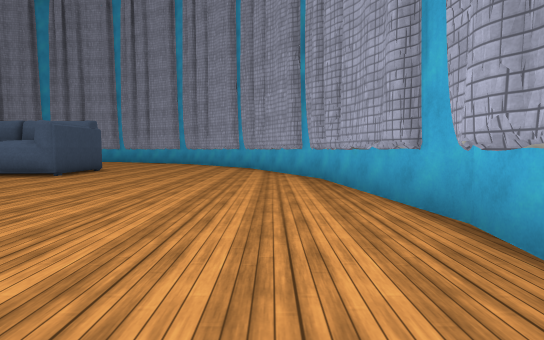
[1] (above)

20 first-person views from a walk through a scene from a Unity 3-D project. The camera is 1.2 m above the floor, tilts 4° down and sees 85° across. The floor is counted in squares, 2 m on a side. Each view is taken from the middle of a square. On the plan, view 1 faces up. The plan holds only what a view shows up to about 9 squares ahead; the rest is blank. The place goes on beyond the plan. The player is left out. Surface patterns are stand-ins for the level's own textures.

[2]
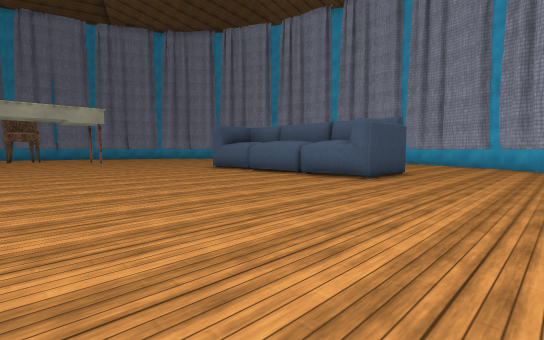

[3]
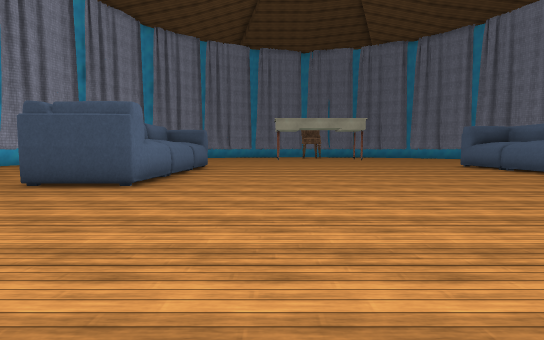

[4]
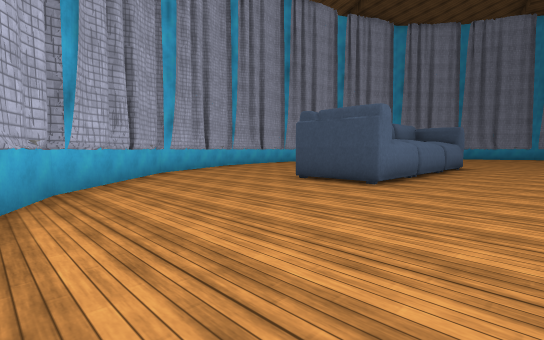

[5]
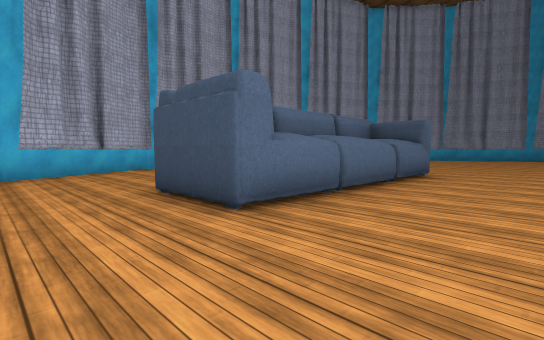

[6]
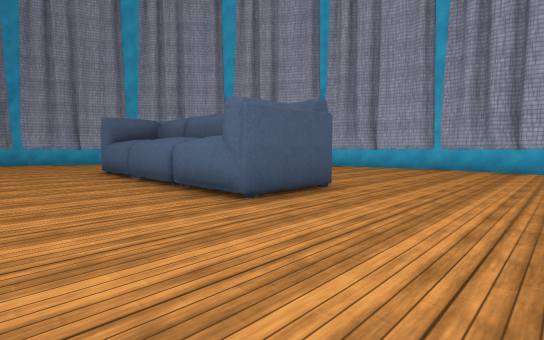

[7]
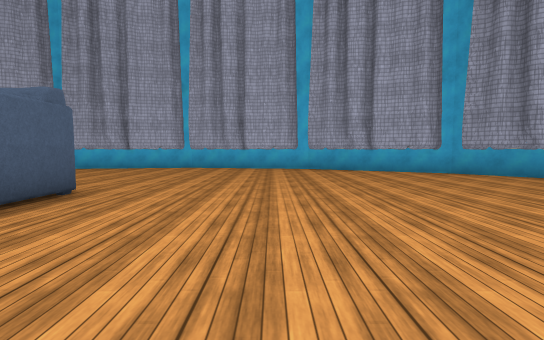

[8]
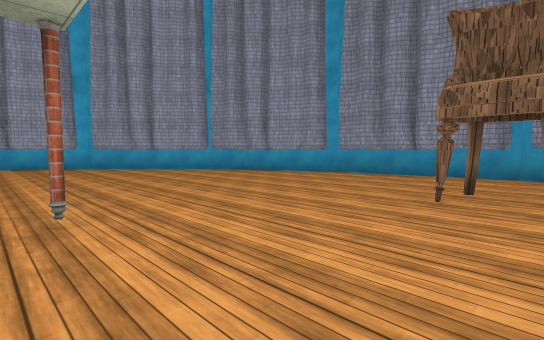

[9]
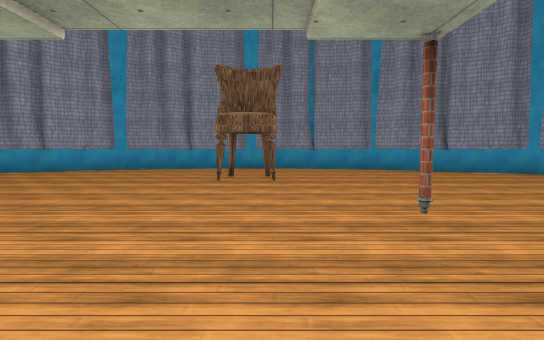

[10]
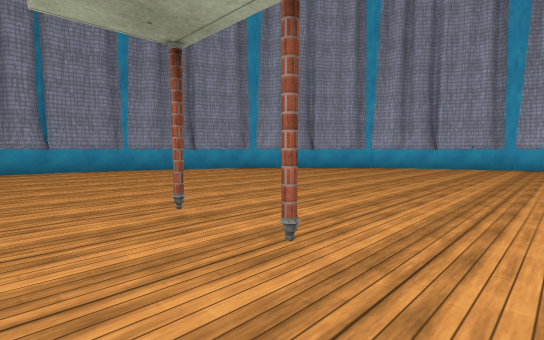

[11]
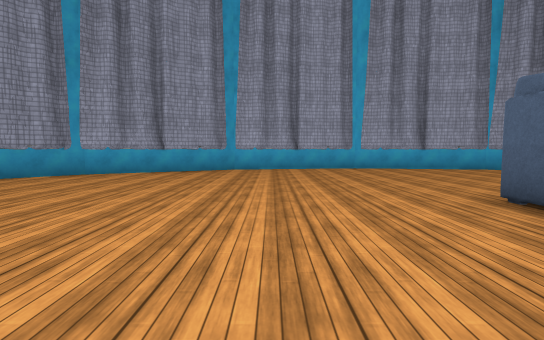

[12]
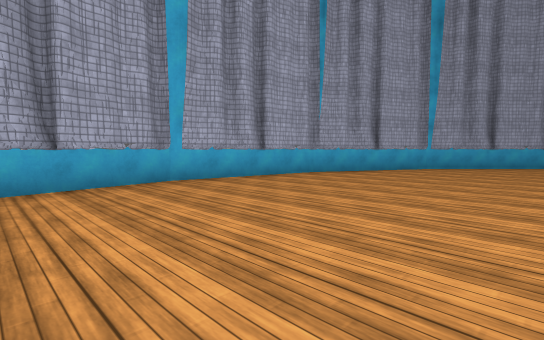

[13]
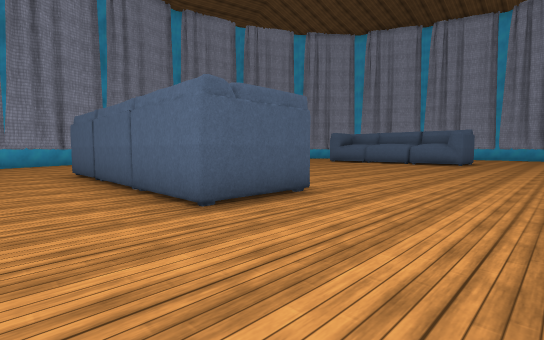

[14]
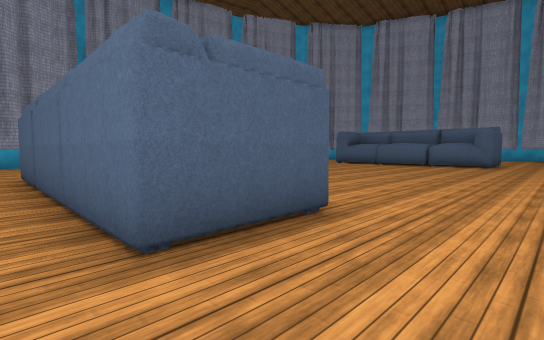

[15]
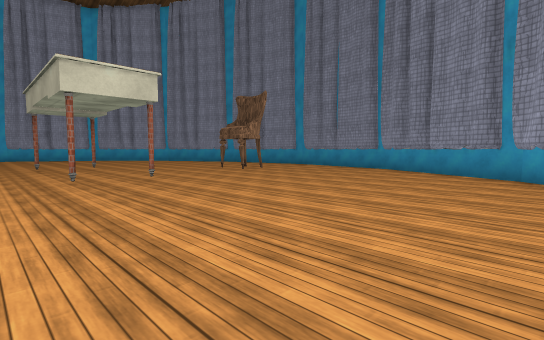

[16]
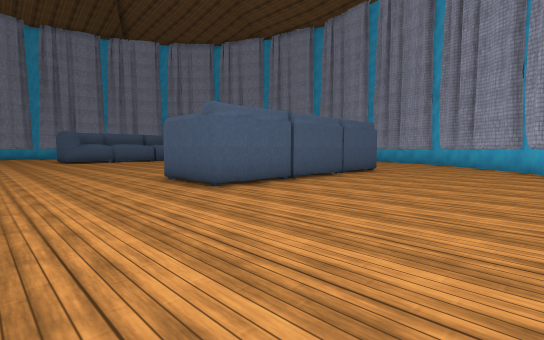

[17]
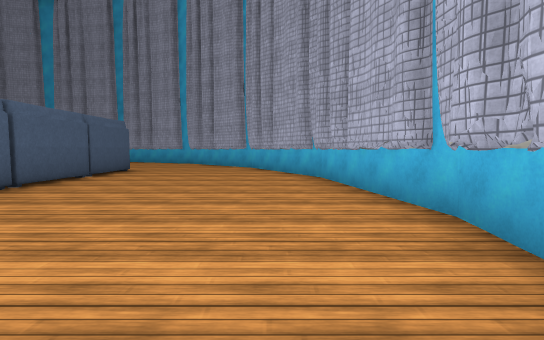

[18]
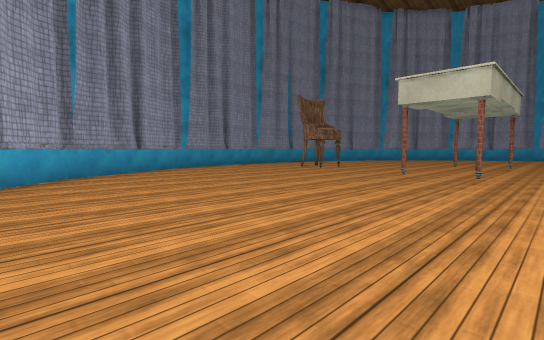

[19]
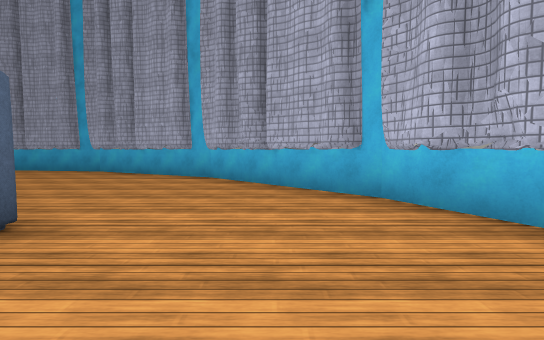

[20]
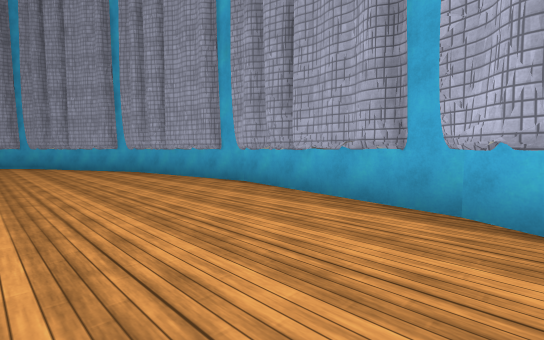

### Floor plan
Key: @ floor where view 1 was taken; # wall or solid block; . floor; S sofa; C chair.
Columns run from 23 left of view 1 to 2 right of it. Each row starts with its distance up from view 1.
 14         ###########
 13       ###.........##
 12     ###............###
 11    ##................##
 10    #..................##
  9   ##...................#
  8   #..........######....##
  7  ##..........SSSSSS.....#
  6  #......................#
  5  #......................#
  4  #......................##
  3 ##..C....................#
  2 #...C....................#
  1 ##......................##
  0  #.....................@#
 -1  #......................#
 -2  #......................#
 -3  ##..........SSSSS#....##
 -4   #..........######....#
 -5   ##..................##
 -6    ##................##
 -7     ##..............##
 -8      ###..........###
 -9        #####..#####
-10            ####

Where each view was taken, in squares from view 1:
view 1: 0 up, 0 right, facing up
view 2: 1 up, 2 left, facing up-left
view 3: 0 up, 0 right, facing left
view 4: 0 up, 0 right, facing down-left
view 5: 0 up, 3 left, facing down-left
view 6: 0 up, 13 left, facing down-right
view 7: 0 up, 13 left, facing down
view 8: 3 up, 15 left, facing down-left
view 9: 3 up, 13 left, facing left
view 10: 3 up, 13 left, facing up-left
view 11: 5 up, 13 left, facing up
view 12: 9 up, 13 left, facing up-right
view 13: 10 up, 13 left, facing down-right
view 14: 9 up, 12 left, facing down-right
view 15: 10 up, 13 left, facing down-left
view 16: 8 down, 13 left, facing up-right
view 17: 8 down, 13 left, facing right
view 18: 6 down, 13 left, facing up-left
view 19: 6 down, 7 left, facing right
view 20: 2 down, 2 left, facing up-right
